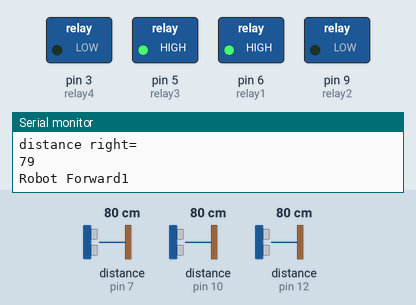
Recording of a sketch running on a simulated Arduino Uno, built with avr-gcc and run on an emulated ATmega328P. On the bench: switched loads named in the sketch (green lamp = pin HIGH), the last lines printed to the serial monitor. Wiring (inferred from the names in the program): 3 × ultrasonic range finder: trigger pin 8, echo pin 7 / trigger pin 11, echo pin 10 / trigger pin 13, echo pin 12. Dashed ring = blinking. The inputs (shaded band) are chosen by the test bench; at power-on: distance to the obstacle (sensors on pin 10, pin 12, pin 7) 80 cm. The echo pulse lasts 58.3 µs per cm; pins used as bus, display or sensor lines are not drawn.

Above: at 1.8 s.
1.9 s: distance to the obstacle (sensor on pin 10) set to 12 cm
6.0 s: distance to the obstacle (sensor on pin 10) set to 9 cm
At 7.3 s:
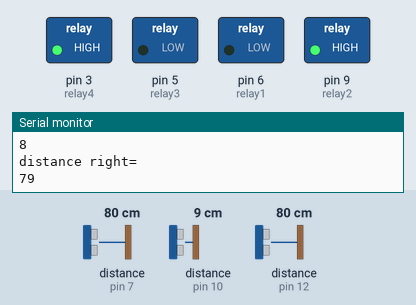
7.6 s: distance to the obstacle (sensor on pin 12) set to 2 cm
At 8.5 s:
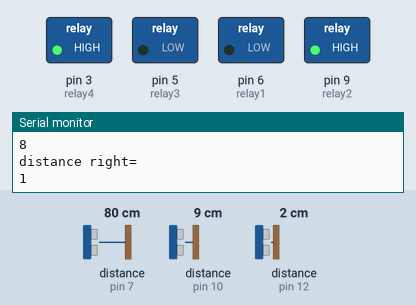
11.2 s: distance to the obstacle (sensor on pin 12) set to 18 cm
At 11.9 s:
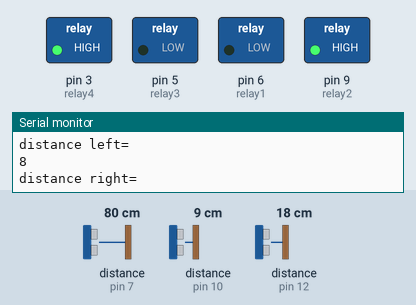
12.8 s: distance to the obstacle (sensor on pin 7) set to 13 cm
14.5 s: distance to the obstacle (sensor on pin 7) set to 10 cm
At 15.7 s:
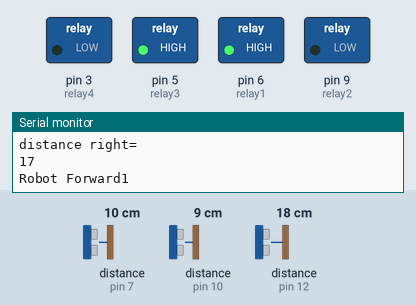
Timing chart, 0 to 19.4 s (numbered marks = the images above; inputs shaded):
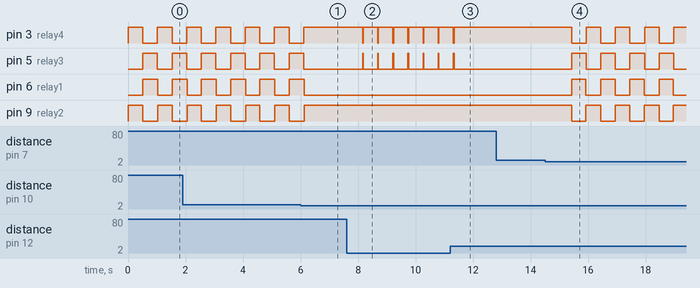

The sketch:

maze_solver.ino
```cpp
int relay1=6;
int relay2=9;
int relay3=5;
int relay4=3;
int echo_front=7;
int trig_front=8;
int echo_left=10;
int trig_left=11;
int echo_right=12;
int trig_right=13;

long time_front,distance_front,minimum_front,distance_left,minimum_left,time_left,distance_right,minimum_right,time_right;
int note=0;
boolean deadend=false;

void setup()
{
  Serial.begin(9600);
  pinMode(trig_front,OUTPUT);
  pinMode(echo_front,INPUT);
  pinMode(trig_left,OUTPUT);
  pinMode(echo_left,INPUT);
  pinMode(trig_right,OUTPUT);
  pinMode(echo_right,INPUT);

  pinMode(relay1,OUTPUT);
  pinMode(relay2,OUTPUT);
  pinMode(relay3,OUTPUT);
  pinMode(relay4,OUTPUT);
}

void loop()
{

    sensor_front();
    sensor_left();
    sensor_right();
    forward_robot();
    Serial.println("Robot Forward1");


    if(distance_front<=minimum_front&&distance_right<=minimum_right)
    {
       reverse_robot();
       turn_left();
       note=-1;
       Serial.println("Robot Left1");
    }
    else if(distance_left>=minimum_left)
    {
      reverse_robot();
      turn_left();
      note=-1;
      Serial.println("Robot Left1");

    }
    else if(distance_right>=minimum_right&&distance_front<=minimum_front)
    {
      reverse_robot();
      turn_right();
      note=1;
      Serial.println("Robot Right1");

    }
    else if((distance_left<=minimum_left)&&(distance_right<=minimum_right))
    {
      deadend=true;
      while(distance_left>=minimum_left||distance_right>=minimum_right)
      {
        reverse_robot();
        Serial.println("Robot Back1");
        sensor_front();
        sensor_left();
        sensor_right();
      }
      if(distance_left>=minimum_left&&distance_right>=minimum_right)
      {
        turn_right();
        Serial.println("Robot right");
      }
      else if(distance_left>=minimum_left)
      {
        turn_left();
        Serial.println("Robot Left");
      }
      else
      {
        turn_right();
        Serial.println("Robot right");
      }
    }
}

void sensor_front()
{
digitalWrite(trig_front, LOW);
delayMicroseconds(2);
digitalWrite(trig_front, HIGH);
delayMicroseconds(20);
digitalWrite(trig_front, LOW);

time_front=pulseIn(echo_front,HIGH);
distance_front=time_front/58.2;
Serial.println("distance front=");
Serial.println(distance_front);
delayMicroseconds(10);
minimum_front=10;
}

void sensor_left()
{
digitalWrite(trig_left, LOW);
delayMicroseconds(2);
digitalWrite(trig_left, HIGH);
delayMicroseconds(20);
digitalWrite(trig_left, LOW);

time_left=pulseIn(echo_left,HIGH);
distance_left=time_left/58.2;
Serial.println("distance left=");
Serial.println(distance_left);
delayMicroseconds(10);
minimum_left=10;
}

void sensor_right()
{
digitalWrite(trig_right, LOW);
delayMicroseconds(2);
digitalWrite(trig_right, HIGH);
delayMicroseconds(20);
digitalWrite(trig_right, LOW);

time_right=pulseIn(echo_right,HIGH);
distance_right=time_right/58.2;
Serial.println("distance right=");
Serial.println(distance_right);
delayMicroseconds(10);
minimum_right=10;
}


void forward_robot()
{
 analogWrite(relay1,0);
 analogWrite(relay2,255);
 analogWrite(relay3,0);
 analogWrite(relay4,255);
 delay(500);
}

void reverse_robot()
{
 analogWrite(relay1,255);
 analogWrite(relay2,0);
 analogWrite(relay3,255);
 analogWrite(relay4,0);
 delay(500);
}
void stop_robot()
{
 analogWrite(relay1,0);
 analogWrite(relay2,0);
 analogWrite(relay3,0);
 analogWrite(relay4,0);
 delay(500);
}

void turn_left()
{
 analogWrite(relay1,255);
 analogWrite(relay2,0);
 analogWrite(relay3,0);
 analogWrite(relay4,255);
 delay(4);
}

void turn_right()
{
 analogWrite(relay1,0);
 analogWrite(relay2,255);
 analogWrite(relay3,255);
 analogWrite(relay4,0);
 delay(4);
}
```

Measured:
- the behaviour switches between 11 and 10 cm on distance to the obstacle (sensor on pin 10) (found by bisection; images 0 and 1)
- the behaviour switches between 12 and 11 cm on distance to the obstacle (sensor on pin 7) (found by bisection; images 3 and 4)
- after the input at 6.0 s, pin 3 (relay4), pin 9 (relay2): goes on until 6.1 s, then stays HIGH; pin 5 (relay3), pin 6 (relay1): goes on until 6.1 s, then stays LOW
- after the input at 7.6 s, pin 3 (relay4): alternates HIGH for 0.50 s and LOW for 0.02 s, starting after 0.56 s; pin 5 (relay3): alternates HIGH for 0.02 s and LOW for 0.50 s, starting after 0.56 s
- after the input at 11.2 s, pin 3 (relay4): goes on until 11.3 s, then stays HIGH; pin 5 (relay3): goes on until 11.3 s, then stays LOW
- after the input at 14.5 s, pin 3 (relay4), pin 6 (relay1): alternates HIGH for 0.50 s and LOW for 0.51 s, starting after 0.92 s; pin 5 (relay3), pin 9 (relay2): alternates HIGH for 0.51 s and LOW for 0.50 s, starting after 0.92 s
- by itself, pin 3 (relay4), pin 6 (relay1): alternates HIGH for 0.52 s and LOW for 0.50 s
- by itself, pin 5 (relay3), pin 9 (relay2): alternates HIGH for 0.50 s and LOW for 0.52 s
